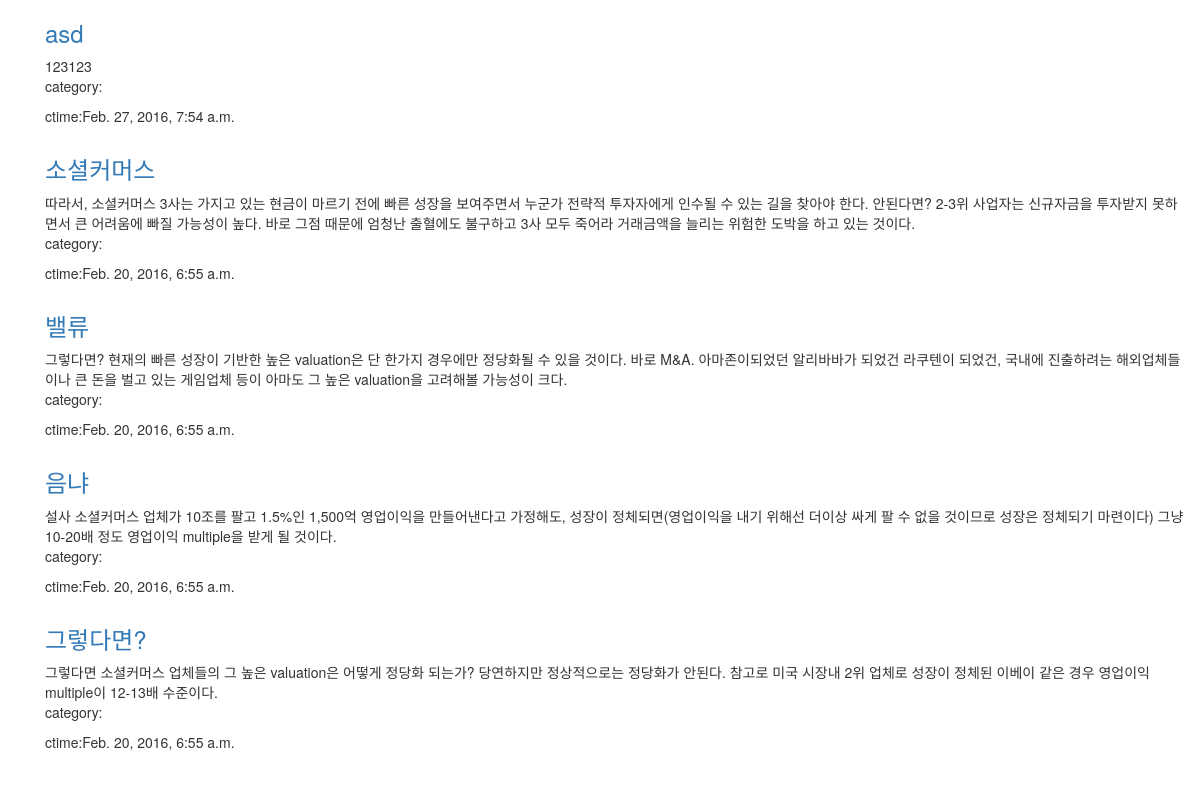
Page /list/ on the committed database.
### blog/models.py (models this page shows, shortened)
class Post(models.Model):
	user = models.ForeignKey(settings.AUTH_USER_MODEL)
	title = models.CharField(max_length=200)
	content = models.TextField()
	tags = models.ManyToManyField('Tag') #문자열로 모델명을 넣어줘도 됨.
	created_at = models.DateTimeField(auto_now_add=True)
	updated_at = models.DateTimeField(auto_now=True)
	is_model_field = False
	class Meta:
		ordering=('-updated_at', '-pk')

### blog/views.py (the view)
# urls.py: url(r'^list/$', list),
def list(request):
	per_page = 5
	cur_page = request.GET.get('page',1)
	posts = Post.objects.select_related().order_by('-created_at')
	paginator = Paginator(posts, per_page)
	try:
		page = paginator.page(cur_page)
	except PageNotAnInteger:
		page = paginator.page(1)
	except EmptyPage:
		page = []
	return render( request, 'list.html', {
		'posts':page
	})

### blog/templates/list.html (shortened to what this page needs)
{% extends 'layout.html' %}
{% load bootstrap3 %}
{% block content %}
		{% for post in posts %}
		<div class="container">
			<h3><a href="{% url 'view_post' pk=post.pk %}">{{post.title}}</a></h3>
			<div class="content">{{post.content}}</div>
			<div>
				<p>category:{{post.category.name}}</p>
				<p>ctime:{{post.created_at}}</p>
			</div>
		</div>
		{% empty %}
		<p>No valid posts</p>
		{% endfor %}
{% endblock %}

### blog/templates/layout.html (shortened to what this page needs)
{% load bootstrap3 %}
<!DOCTYPE html>
<html>
	<head>
		{% bootstrap_css %}
	</head>
	<body class="container">
	{% block content %}{% endblock %}
	</body>
</html>

### rows in the picture
Post: title "asd", content "123123", created_at "Feb. 27, 2016, 7:54 a.m."
Post: title "소셜커머스", content "따라서, 소셜커머스 3사는 가지고 있는 현금이 마르기 전에 빠른 성장을 보여주면서 누군가 전략적 투자자에게 인수될 수 있는 길을 찾아야 한다. 안된다면? 2-3위 사업자는 신규자금을 투자받지 못하면서 큰 어려움에 빠질 가능성이 높다. 바로 그점 때문에 엄청난 출혈에도 불구하고 3사 모두 죽어라 거래금액을 늘리는 위험한 도박을 하고 있는 것이다.", created_at "Feb. 20, 2016, 6:55 a.m."
Post: title "밸류", content "그렇다면? 현재의 빠른 성장이 기반한 높은 valuation은 단 한가지 경우에만 정당화될 수 있을 것이다. 바로 M&A. 아마존이되었던 알리바바가 되었건 라쿠텐이 되었건, 국내에 진출하려는 해외업체들이나 큰 돈을 벌고 있는 게임업체 등이 아마도 그 높은 valuation을 고려해볼 가능성이 크다.", created_at "Feb. 20, 2016, 6:55 a.m."
Post: title "음냐", content "설사 소셜커머스 업체가 10조를 팔고 1.5%인 1,500억 영업이익을 만들어낸다고 가정해도, 성장이 정체되면(영업이익을 내기 위해선 더이상 싸게 팔 수 없을 것이므로 성장은 정체되기 마련이다) 그냥 10-20배 정도 영업이익 multiple을 받게 될 것이다.", created_at "Feb. 20, 2016, 6:55 a.m."
Post: title "그렇다면?", content "그렇다면 소셜커머스 업체들의 그 높은 valuation은 어떻게 정당화 되는가? 당연하지만 정상적으로는 정당화가 안된다. 참고로 미국 시장내 2위 업체로 성장이 정체된 이베이 같은 경우 영업이익 multiple이 12-13배 수준이다.", created_at "Feb. 20, 2016, 6:55 a.m."
